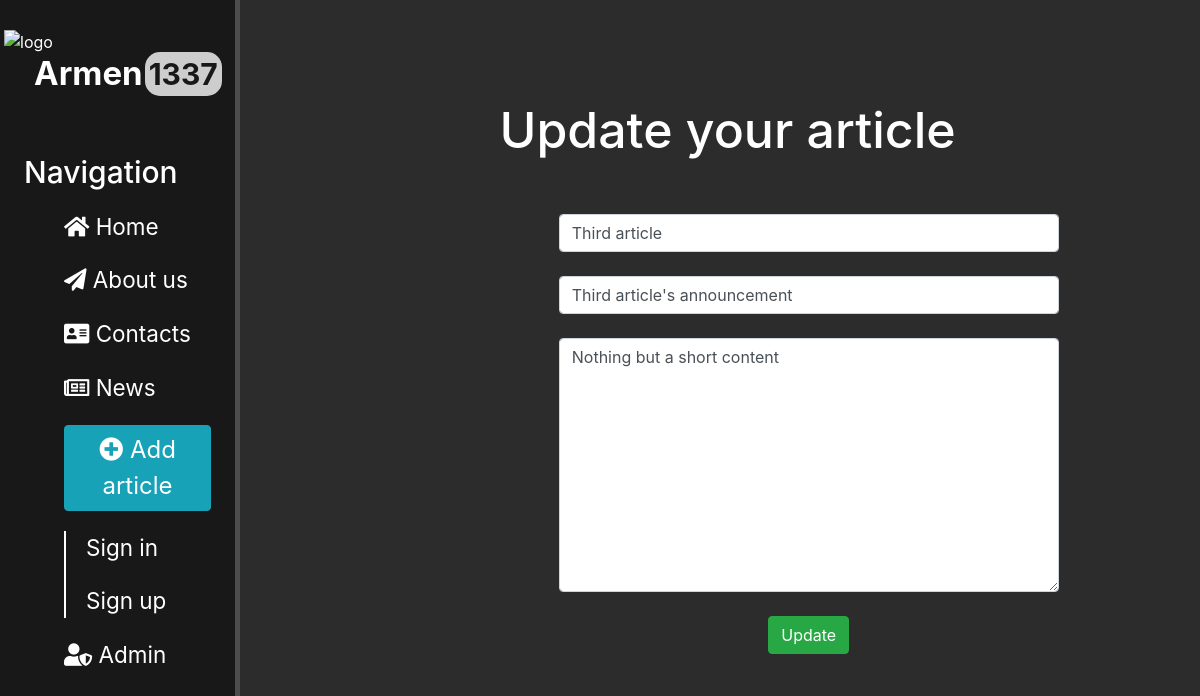
The app's page /news/9/update with its own data.
### news/models.py (models this page shows, shortened)
class Article(models.Model):
	article_title = models.CharField("Title", max_length = 150)
	announcement = models.CharField("Announcement", max_length = 250)
	article_content = models.TextField('Article content')
	pub_date = models.DateTimeField("Publication date", auto_now_add = True)
	class Meta:
		verbose_name = "Article"
		verbose_name_plural = "Articles"

### news/views.py (the view)
# urls.py: path('<int:pk>/update', views.NewsUpdateView.as_view(), name="news-update"),
class NewsUpdateView(UpdateView):
	model = Article
	template_name = "news/update.html"
	form_class = ArticleForm

### news/forms.py
class ArticleForm(ModelForm):
	class Meta:
		model = Article
		fields = ['article_title', 'announcement', 'article_content']
		widgets = {
			'article_title': TextInput(attrs = {
					'class': 'form-control',
					'placeholder': 'Article title',
				}),
			'announcement': TextInput(attrs = {
					'class': 'form-control',
					'placeholder': 'Announcement',
				}),
			'article_content': Textarea(attrs = {
					'class': 'form-control',
					'placeholder': 'Article content',
				}),
		}

### news/templates/news/update.html (shortened to what this page needs)
{% extends 'my_layout.html' %}
{% load static %}
{% block content %}
	<div class="features">
		<h1> Update your article </h1>
		<form method="POST">
			<h5> {{ error }} </h5><br>
			{{ form.article_title }}<br>
			{{ form.announcement }}<br>
			{{ form.article_content }}<br>
			<button type="submit" class="btn btn-success"> Update </button>
		</form>
	</div>
{% endblock %}

### main/static/main/css/styles.css (style rules this page uses)
body { background: #2c2c2c; }
main .features { margin-left: 10%; float: left; color: #fff; margin-top: 100px; text-align: center; width: 75%; }
main .features h1 { font-size: 50px; }
form { margin-left: 25%; margin-top: 30px; width: 500px; }

### records on screen
Article: article_title "Third article", announcement "Third article's announcement", article_content "Nothing but a short content"
